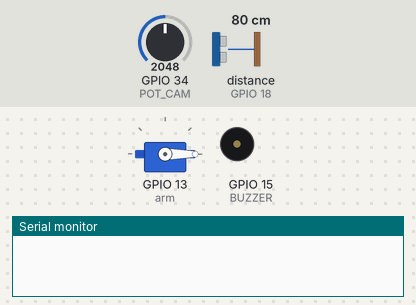
Bench run of a program on a simulated ESP32. Parts: servo, buzzer (waves = sounding), the last lines printed to the serial monitor. Wiring (from diagram.json): ultrasonic range finder: trigger GPIO 5; echo GPIO 18. The test bench sets the inputs (shaded band); at power-on: distance to the obstacle (sensor on GPIO 18) 80 cm, GPIO 34 (POT_CAM) = 2048. The echo pulse lasts 58.3 µs per cm; WiFi joins after 1.5 s; servers stay silent unless stated.

Above: at 1.2 s.
1.3 s: distance to the obstacle (sensor on GPIO 18) set to 22 cm
2.8 s: distance to the obstacle (sensor on GPIO 18) set to 18 cm
At 3.1 s:
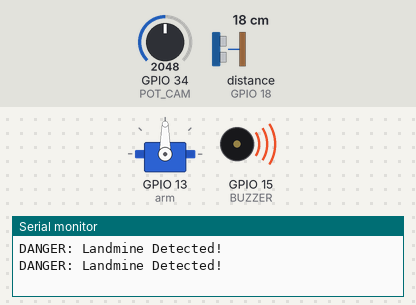
4.3 s: GPIO 34 (POT_CAM) set to 1968
At 4.9 s:
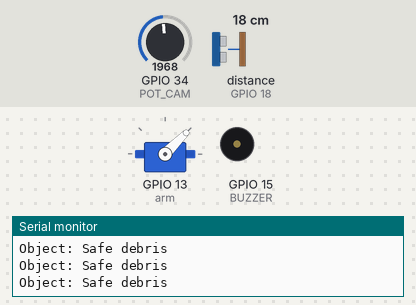
5.9 s: GPIO 34 (POT_CAM) set to 2040
At 6.7 s:
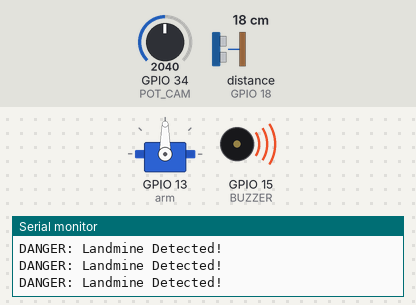
7.5 s: GPIO 34 (POT_CAM) set to 1960
At 8.4 s:
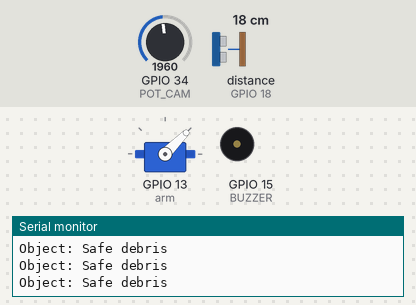
Timing chart, 0 to 10.1 s (numbered marks = the images above; inputs shaded):
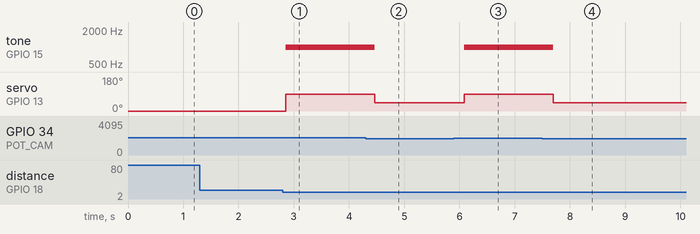

Measured:
- the behaviour switches between 21 and 20 cm on distance to the obstacle (sensor on GPIO 18) (found by bisection; images 0 and 1)
- the behaviour switches between 2001 and 2000 on GPIO 34 (POT_CAM) (found by bisection; images 1 and 2)
- after the input at 1.3 s, every drawn part: stays the same
- after the input at 2.8 s, tone on GPIO 15 (BUZZER): silent → 1000 Hz after 0.05 s; servo on GPIO 13 (arm): 0° → 90° after 0.05 s
- after the input at 4.3 s, tone on GPIO 15 (BUZZER): 1000 Hz → silent after 0.17 s; servo on GPIO 13 (arm): 90° → 45° after 0.17 s
- after the input at 5.9 s, tone on GPIO 15 (BUZZER): silent → 1000 Hz after 0.18 s; servo on GPIO 13 (arm): 45° → 90° after 0.18 s
- after the input at 7.5 s, tone on GPIO 15 (BUZZER): 1000 Hz → silent after 0.20 s; servo on GPIO 13 (arm): 90° → 45° after 0.20 s

The program:

main.cpp
```cpp
#include <Arduino.h>
#include <WiFi.h>
#include <HTTPClient.h>
#include <ESP32Servo.h>

const char* apiKey = "ISIRPZHOAVGD11FF";
const char* server = "http://api.thingspeak.com";
const char* ssid = "Wokwi-GUEST";
const char* password = "";

Servo arm;
#define TRIG_PIN 5
#define ECHO_PIN 18
#define POT_CAM 34
#define BUZZER 15

int objectType = 0;
long distance = 0;

void setup() {
  Serial.begin(115200);
  WiFi.begin(ssid, password);

  pinMode(TRIG_PIN, OUTPUT);
  pinMode(ECHO_PIN, INPUT);
  pinMode(BUZZER, OUTPUT);
  arm.attach(13);
  arm.write(0);
}

void loop() {
  digitalWrite(TRIG_PIN, LOW); delayMicroseconds(2);
  digitalWrite(TRIG_PIN, HIGH); delayMicroseconds(10);
  digitalWrite(TRIG_PIN, LOW);
  distance = pulseIn(ECHO_PIN, HIGH) * 0.034 / 2;

  int camVal = analogRead(POT_CAM);

  if (distance < 20) {
    if (camVal > 2000) {
      objectType = 2;
      Serial.println("DANGER: Landmine Detected!");
      tone(BUZZER, 1000);
      arm.write(90);
    } else {
      objectType = 1;
      Serial.println("Object: Safe debris");
      noTone(BUZZER);
      arm.write(45);
    }
  } else {
    objectType = 0;
    noTone(BUZZER);
    arm.write(0);
  }

  static unsigned long t = 0;
  if (millis() - t > 15000) {
    t = millis();
    if(WiFi.status() == WL_CONNECTED){
       HTTPClient http;
       String url = String(server) + "/update?api_key=" + String(apiKey) +
                    "&field1=" + String(distance) + "&field2=" + String(objectType);
       http.begin(url); http.GET(); http.end();
    }
  }
  delay(200);
}
```
